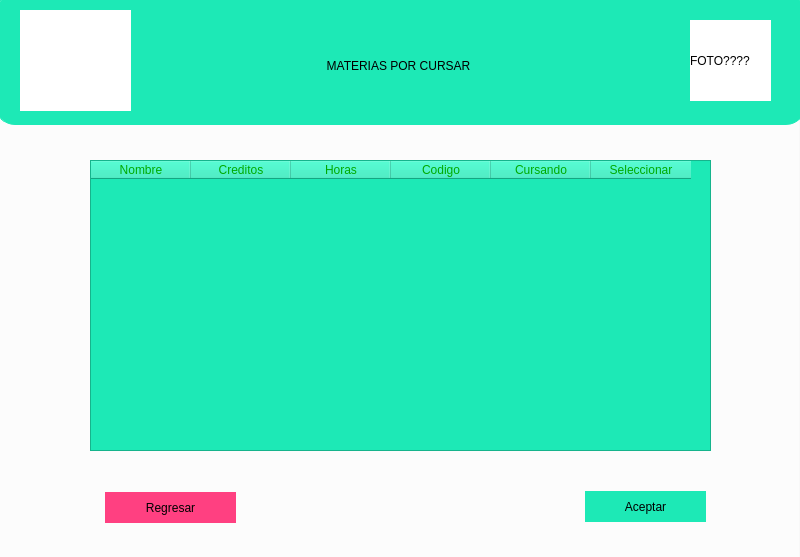
<?xml version="1.0" encoding="UTF-8"?>
<ui version="4.0">
 <class>materias_porCursar</class>
 <widget class="QDialog" name="materias_porCursar">
  <property name="geometry">
   <rect>
    <x>0</x>
    <y>0</y>
    <width>800</width>
    <height>557</height>
   </rect>
  </property>
  <property name="windowTitle">
   <string>Dialog</string>
  </property>
  <property name="windowIcon">
   <iconset resource="SRC.qrc">
    <normaloff>:/Images/1490820813-6_82408.png</normaloff>:/Images/1490820813-6_82408.png</iconset>
  </property>
  <widget class="QGroupBox" name="groupBox_2">
   <property name="geometry">
    <rect>
     <x>-10</x>
     <y>0</y>
     <width>811</width>
     <height>561</height>
    </rect>
   </property>
   <property name="styleSheet">
    <string notr="true">background-color: rgb(255, 255, 255);</string>
   </property>
   <property name="title">
    <string/>
   </property>
   <widget class="QTableWidget" name="Tabla1">
    <property name="geometry">
     <rect>
      <x>100</x>
      <y>160</y>
      <width>621</width>
      <height>291</height>
     </rect>
    </property>
    <property name="styleSheet">
     <string notr="true">color: rgb(0, 170, 0);
background-color: #1DE9B6;  </string>
    </property>
    <column>
     <property name="text">
      <string>Nombre</string>
     </property>
    </column>
    <column>
     <property name="text">
      <string>Creditos</string>
     </property>
    </column>
    <column>
     <property name="text">
      <string>Horas</string>
     </property>
    </column>
    <column>
     <property name="text">
      <string>Codigo</string>
     </property>
    </column>
    <column>
     <property name="text">
      <string>Cursando</string>
     </property>
    </column>
    <column>
     <property name="text">
      <string>Seleccionar</string>
     </property>
    </column>
   </widget>
   <widget class="QLabel" name="label">
    <property name="geometry">
     <rect>
      <x>168</x>
      <y>40</y>
      <width>481</width>
      <height>51</height>
     </rect>
    </property>
    <property name="styleSheet">
     <string notr="true">font: 75 25pt &quot;Berlin Sans FB Demi&quot;;
background:transparent;

</string>
    </property>
    <property name="text">
     <string>MATERIAS POR CURSAR</string>
    </property>
    <property name="alignment">
     <set>Qt::AlignCenter</set>
    </property>
   </widget>
   <widget class="QLabel" name="label_2">
    <property name="geometry">
     <rect>
      <x>30</x>
      <y>10</y>
      <width>111</width>
      <height>101</height>
     </rect>
    </property>
    <property name="text">
     <string/>
    </property>
    <property name="pixmap">
     <pixmap resource="SRC.qrc">:/Images/check-form_116472.png</pixmap>
    </property>
    <property name="scaledContents">
     <bool>true</bool>
    </property>
   </widget>
   <widget class="QLabel" name="label_3">
    <property name="geometry">
     <rect>
      <x>700</x>
      <y>20</y>
      <width>81</width>
      <height>81</height>
     </rect>
    </property>
    <property name="text">
     <string>FOTO????</string>
    </property>
   </widget>
   <widget class="QPushButton" name="pushButton">
    <property name="geometry">
     <rect>
      <x>595</x>
      <y>491</y>
      <width>121</width>
      <height>31</height>
     </rect>
    </property>
    <property name="styleSheet">
     <string notr="true">background-color: #1DE9B6; 
font: 14pt 75 &quot;Times New Roman&quot;;
border:none;
hover!pressed:border: 5px solid blue;</string>
    </property>
    <property name="text">
     <string>Aceptar</string>
    </property>
   </widget>
   <widget class="QPushButton" name="pushButton_2">
    <property name="geometry">
     <rect>
      <x>115</x>
      <y>492</y>
      <width>131</width>
      <height>31</height>
     </rect>
    </property>
    <property name="styleSheet">
     <string notr="true">background-color: #FF4081;
font: 14pt 75 &quot;Times New Roman&quot;;
border:none;
hover!pressed:border: 5px solid blue;</string>
    </property>
    <property name="text">
     <string>Regresar</string>
    </property>
   </widget>
   <widget class="QLabel" name="label_4">
    <property name="geometry">
     <rect>
      <x>5</x>
      <y>-6</y>
      <width>811</width>
      <height>131</height>
     </rect>
    </property>
    <property name="styleSheet">
     <string notr="true">background-color: #1DE9B6;  
border: 1px solid #1DE9B6;
    border-radius: 20px;
    margin-top: 0.5em;</string>
    </property>
    <property name="text">
     <string/>
    </property>
   </widget>
   <zorder>label_4</zorder>
   <zorder>Tabla1</zorder>
   <zorder>label</zorder>
   <zorder>label_2</zorder>
   <zorder>label_3</zorder>
   <zorder>pushButton</zorder>
   <zorder>pushButton_2</zorder>
  </widget>
 </widget>
 <resources>
  <include location="SRC.qrc"/>
 </resources>
 <connections/>
</ui>
